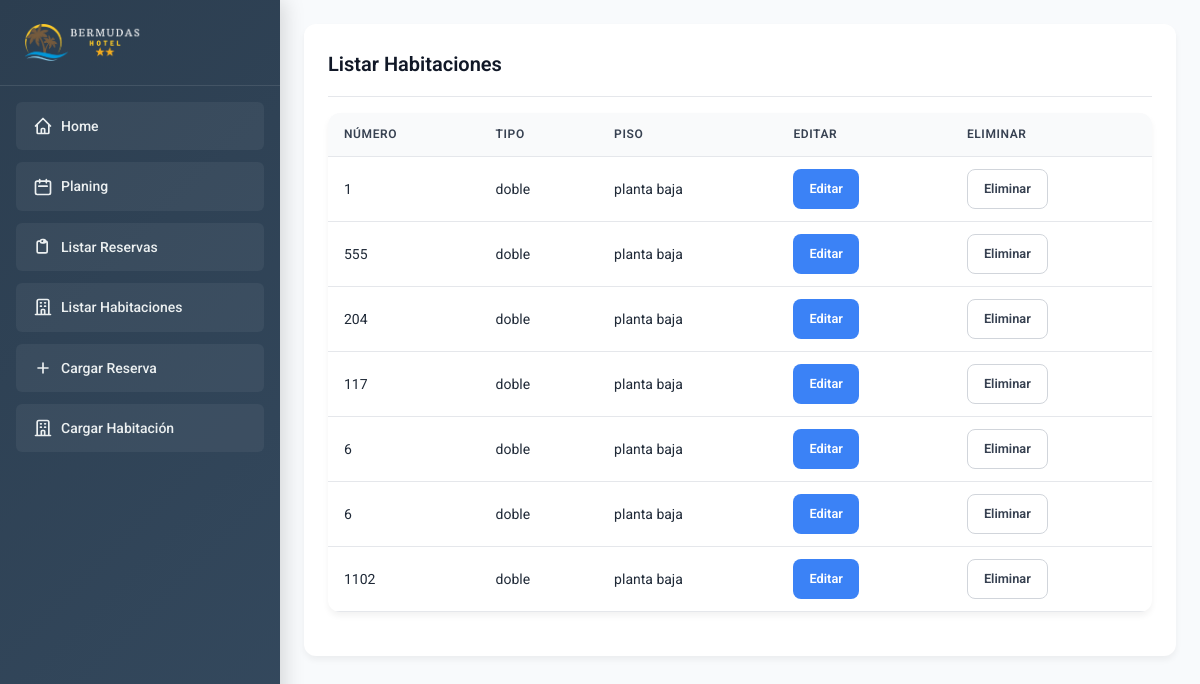
The page /listar_habitaciones/ on the database as committed earlier.
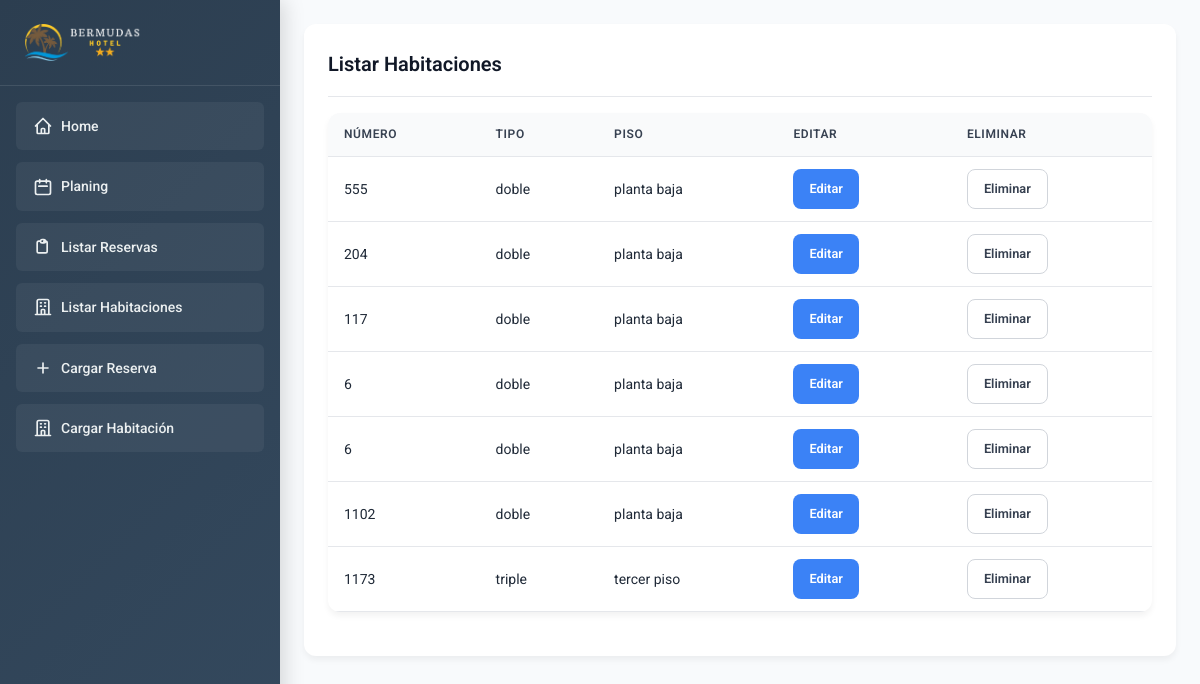
The same page on the database as committed later.
### reservas/models.py (models this page shows, shortened)
class Habitacion(models.Model):
    numero = models.CharField(max_length=10)
    tipo = models.CharField(max_length=50, default='doble')
    piso = models.CharField(max_length=50, default='planta baja')

### reservas/views.py (the view)
# urls.py: path("listar_habitaciones/", listar_habitaciones, name="listar_habitaciones"),
def listar_habitaciones(request):
    habitaciones = Habitacion.objects.all()
    return render(
        request, "reservas/listar_habitaciones.html", {"habitaciones": habitaciones}
    )

### reservas/templates/reservas/listar_habitaciones.html (shortened to what this page needs)
{% extends 'base.html' %}
{% load static %}
{% block content %}
<div class="card">
    <div class="card-header">
        <h2 class="card-title">Listar Habitaciones</h2>
    </div>
    <div class="table-container">
        <div class="table-responsive">
            <table>
                <thead>
                    <tr>
                        <th>Número</th>
                        <th>Tipo</th>
                        <th>Piso</th>
                        <th>Editar</th>
                        <th>Eliminar</th>
                    </tr>
                </thead>
                <tbody>
                    {% for habitacion in habitaciones %}
                    <tr>
                        <td>{{ habitacion.numero }}</td>
                        <td>{{ habitacion.tipo }}</td>
                        <td>{{ habitacion.piso }}</td>
                        <td>
                            <a href="{% url 'editar_habitacion' habitacion.id %}" class="btn-primary">Editar</a>
                        </td>
                        <td>
                            <button onclick="confirmDelete('{{ habitacion.id }}')" class="btn-secondary">Eliminar</button>
                        </td>
                    </tr>
                    {% endfor %}
                </tbody>
            </table>
        </div>
    </div>
</div>
{% endblock %}

### reservas/templates/base.html (shortened to what this page needs)
<!DOCTYPE html>
<html lang="es">
<head>
    {% load static %}
    <link rel="stylesheet" type="text/css" href="{% static 'css/style.css' %}">
    <link rel="stylesheet" type="text/css" href="{% static 'css/custom.css' %}">
    <link rel="stylesheet" type="text/css" href="{% static 'css/vendor/toastr/toastr.min.css' %}">
</head>
<body class="bg-gray-100 text-gray-800">
    <div class="wrapper">
        <div class="sidebar" id="sidebar">
            <div class="sidebar-header">
                <img src="{% static 'images/logo.png' %}" alt="Logo del Hotel" class="sidebar-logo">
            </div>
            <nav class="sidebar-nav">
                <a href="{% url 'home' %}" class="nav-link">
                    <svg class="w-5 h-5" fill="none" stroke="currentColor" viewBox="0 0 24 24">
                        <path stroke-linecap="round" stroke-linejoin="round" stroke-width="2" d="M3 12l2-2m0 0l7-7 7 7M5 10v10a1 1 0 001 1h3m10-11l2 2m-2-2v10a1 1 0 01-1 1h-3m-6 0a1 1 0 001-1v-4a1 1 0 011-1h2a1 1 0 011 1v4a1 1 0 001 1m-6 0h6"></path>
                    </svg>
                    <span>Home</span>
                </a>
                <a href="{% url 'generar_planing' %}" class="nav-link">
                    <svg class="w-5 h-5" fill="none" stroke="currentColor" viewBox="0 0 24 24">
                        <path stroke-linecap="round" stroke-linejoin="round" stroke-width="2" d="M8 7V3m8 4V3m-9 8h10M5 21h14a2 2 0 002-2V7a2 2 0 00-2-2H5a2 2 0 00-2 2v12a2 2 0 002 2z"></path>
                    </svg>
                    <span>Planing</span>
                </a>
                <a href="{% url 'listar_reservas' %}" class="nav-link">
                    <svg class="w-5 h-5" fill="none" stroke="currentColor" viewBox="0 0 24 24">
                        <path stroke-linecap="round" stroke-linejoin="round" stroke-width="2" d="M9 5H7a2 2 0 00-2 2v10a2 2 0 002 2h8a2 2 0 002-2V7a2 2 0 00-2-2h-2M9 5a2 2 0 002 2h2a2 2 0 002-2M9 5a2 2 0 012-2h2a2 2 0 012 2"></path>
                    </svg>
                    <span>Listar Reservas</span>
                </a>
                <a href="{% url 'listar_habitaciones' %}" class="nav-link">
                    <svg class="w-5 h-5" fill="none" stroke="currentColor" viewBox="0 0 24 24">
                        <path stroke-linecap="round" stroke-linejoin="round" stroke-width="2" d="M19 21V5a2 2 0 00-2-2H7a2 2 0 00-2 2v16m14 0h2m-2 0h-5m-9 0H3m2 0h5M9 7h1m-1 4h1m4-4h1m-1 4h1m-5 10v-5a1 1 0 011-1h2a1 1 0 011 1v5m-4 0h4"></path>
                    </svg>
                    <span>Listar Habitaciones</span>
                </a>
                <a href="{% url 'cargar_reserva' %}" class="nav-link">
                    <svg class="w-5 h-5" fill="none" stroke="currentColor" viewBox="0 0 24 24">
                        <path stroke-linecap="round" stroke-linejoin="round" stroke-width="2" d="M12 6v6m0 0v6m0-6h6m-6 0H6"></path>
                    </svg>
                    <span>Cargar Reserva</span>
                </a>
                <a href="{% url 'cargar_habitacion' %}" class="nav-link">
                    <svg class="w-5 h-5" fill="none" stroke="currentColor" viewBox="0 0 24 24">
                        <path stroke-linecap="round" stroke-linejoin="round" stroke-width="2" d="M19 21V5a2 2 0 00-2-2H7a2 2 0 00-2 2v16m14 0h2m-2 0h-5m-9 0H3m2 0h5M9 7h1m-1 4h1m4-4h1m-1 4h1m-5 10v-5a1 1 0 011-1h2a1 1 0 011 1v5m-4 0h4"></path>
                    </svg>
                    <span>Cargar Habitación</span>
                </a>
            </nav>
        </div>
        <div class="main-content" id="main-content">
            <div class="content-wrapper">
                {% block content %}{% endblock %}
            </div>
        </div>
    </div>
</body>
</html>

### reservas/static/css/style.css (style rules this page uses)
html, :host { line-height: 1.5; -webkit-text-size-adjust: 100%; -moz-tab-size: 4; -o-tab-size: 4; tab-size: 4; font-family: ui-sans-serif, system-ui, sans-serif, "Apple Color Emoji", "Segoe UI Emoji", "Segoe UI Symbol", "Noto Color Emoji"; font-feature-settings: normal; font-variation-settings: normal; -webkit-tap-highlight-color: transparent; }
body { margin: 0; line-height: inherit; }
h1, h2, h3, h4, h5, h6 { font-size: inherit; font-weight: inherit; }
a { color: inherit; text-decoration: inherit; }
table { text-indent: 0; border-color: inherit; border-collapse: collapse; }
button, input, optgroup, select, textarea { font-family: inherit; font-feature-settings: inherit; font-variation-settings: inherit; font-size: 100%; font-weight: inherit; line-height: inherit; letter-spacing: inherit; color: inherit; margin: 0; padding: 0; }
button, select { text-transform: none; }
button, input:where([type='button']), input:where([type='reset']), input:where([type='submit']) { -webkit-appearance: button; background-color: transparent; background-image: none; }
blockquote, dl, dd, h1, h2, h3, h4, h5, h6, hr, figure, p, pre { margin: 0; }
button, [role="button"] { cursor: pointer; }
img, svg, video, canvas, audio, iframe, embed, object { display: block; vertical-align: middle; }
img, video { max-width: 100%; height: auto; }
.bg-gray-100 { --tw-bg-opacity: 1; background-color: rgb(243 244 246 / var(--tw-bg-opacity)); }
.text-gray-800 { --tw-text-opacity: 1; color: rgb(31 41 55 / var(--tw-text-opacity)); }

Rows that differ between the two databases and show on the page:
removed Habitacion: numero "1", tipo "doble", piso "planta baja"
added Habitacion: numero "1173", tipo "triple", piso "tercer piso"
